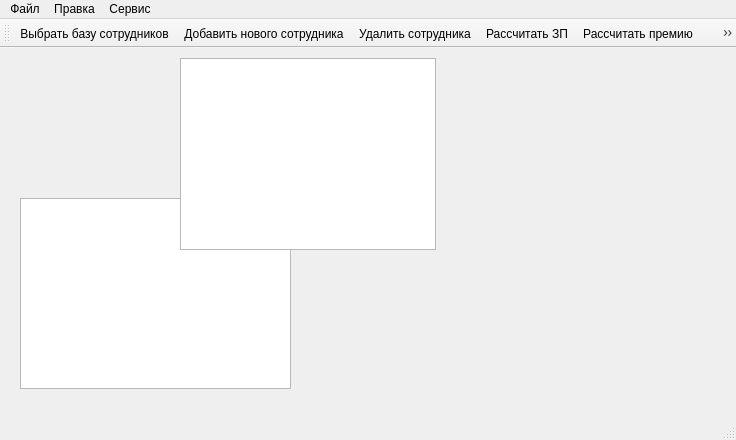
<?xml version="1.0" encoding="UTF-8"?>
<ui version="4.0">
 <class>winEmployees</class>
 <widget class="QMainWindow" name="winEmployees">
  <property name="geometry">
   <rect>
    <x>0</x>
    <y>0</y>
    <width>736</width>
    <height>440</height>
   </rect>
  </property>
  <property name="windowTitle">
   <string>Учет кадров SwiftNet</string>
  </property>
  <property name="windowIcon">
   <iconset resource="resource.qrc">
    <normaloff>:/rec/resourses/11.png</normaloff>:/rec/resourses/11.png</iconset>
  </property>
  <widget class="QWidget" name="centralwidget">
   <widget class="QTextEdit" name="textEdit">
    <property name="geometry">
     <rect>
      <x>20</x>
      <y>150</y>
      <width>271</width>
      <height>191</height>
     </rect>
    </property>
   </widget>
   <widget class="QTableWidget" name="tableWidget">
    <property name="geometry">
     <rect>
      <x>180</x>
      <y>10</y>
      <width>256</width>
      <height>192</height>
     </rect>
    </property>
   </widget>
  </widget>
  <widget class="QMenuBar" name="menubar">
   <property name="geometry">
    <rect>
     <x>0</x>
     <y>0</y>
     <width>736</width>
     <height>35</height>
    </rect>
   </property>
   <widget class="QMenu" name="menu">
    <property name="title">
     <string>Файл</string>
    </property>
    <addaction name="changeDataBase"/>
    <addaction name="quit"/>
   </widget>
   <widget class="QMenu" name="menu_2">
    <property name="title">
     <string>Правка</string>
    </property>
    <addaction name="addUser"/>
    <addaction name="removeUser"/>
   </widget>
   <widget class="QMenu" name="menu_3">
    <property name="title">
     <string>Сервис</string>
    </property>
    <addaction name="calculateSalary"/>
    <addaction name="calculatePremium"/>
    <addaction name="calculateHospitalPayments"/>
    <addaction name="calculateVacationPay"/>
   </widget>
   <addaction name="menu"/>
   <addaction name="menu_2"/>
   <addaction name="menu_3"/>
  </widget>
  <widget class="QToolBar" name="toolBar">
   <attribute name="toolBarArea">
    <enum>TopToolBarArea</enum>
   </attribute>
   <attribute name="toolBarBreak">
    <bool>false</bool>
   </attribute>
   <addaction name="changeDataBase"/>
   <addaction name="addUser"/>
   <addaction name="removeUser"/>
   <addaction name="calculateSalary"/>
   <addaction name="calculatePremium"/>
   <addaction name="calculateHospitalPayments"/>
   <addaction name="calculateVacationPay"/>
   <addaction name="quit"/>
  </widget>
  <widget class="QStatusBar" name="statusBar"/>
  <action name="quit">
   <property name="icon">
    <iconset resource="resource.qrc">
     <normaloff>:/rec/resourses/2.png</normaloff>:/rec/resourses/2.png</iconset>
   </property>
   <property name="text">
    <string>Выйти из программы</string>
   </property>
  </action>
  <action name="changeDataBase">
   <property name="icon">
    <iconset resource="resource.qrc">
     <normaloff>:/rec/resourses/1.png</normaloff>:/rec/resourses/1.png</iconset>
   </property>
   <property name="text">
    <string>Выбрать базу сотрудников</string>
   </property>
  </action>
  <action name="addUser">
   <property name="icon">
    <iconset resource="resource.qrc">
     <normaloff>:/rec/resourses/3.png</normaloff>:/rec/resourses/3.png</iconset>
   </property>
   <property name="text">
    <string>Добавить нового сотрудника</string>
   </property>
  </action>
  <action name="removeUser">
   <property name="icon">
    <iconset resource="resource.qrc">
     <normaloff>:/rec/resourses/4.png</normaloff>:/rec/resourses/4.png</iconset>
   </property>
   <property name="text">
    <string>Удалить сотрудника</string>
   </property>
  </action>
  <action name="calculateSalary">
   <property name="icon">
    <iconset resource="resource.qrc">
     <normaloff>:/rec/resourses/5.png</normaloff>:/rec/resourses/5.png</iconset>
   </property>
   <property name="text">
    <string>Рассчитать ЗП</string>
   </property>
  </action>
  <action name="calculatePremium">
   <property name="icon">
    <iconset resource="resource.qrc">
     <normaloff>:/rec/resourses/6.png</normaloff>:/rec/resourses/6.png</iconset>
   </property>
   <property name="text">
    <string>Рассчитать премию</string>
   </property>
  </action>
  <action name="calculateHospitalPayments">
   <property name="icon">
    <iconset resource="resource.qrc">
     <normaloff>:/rec/resourses/8.png</normaloff>:/rec/resourses/8.png</iconset>
   </property>
   <property name="text">
    <string>Рассчитать больничные выплаты</string>
   </property>
  </action>
  <action name="calculateVacationPay">
   <property name="icon">
    <iconset resource="resource.qrc">
     <normaloff>:/rec/resourses/7.png</normaloff>:/rec/resourses/7.png</iconset>
   </property>
   <property name="text">
    <string>Рассчитать отпускные выплаты</string>
   </property>
  </action>
 </widget>
 <resources>
  <include location="resource.qrc"/>
 </resources>
 <connections/>
</ui>
